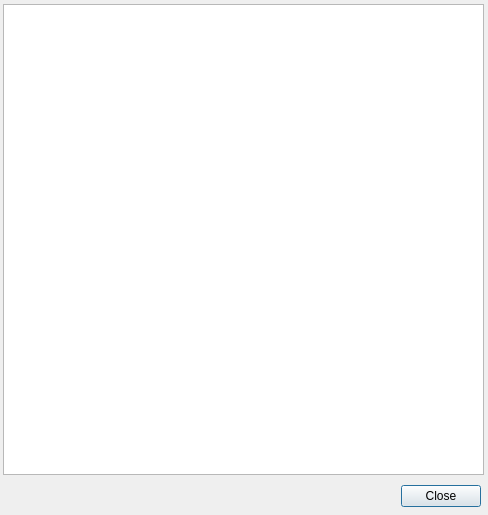
<?xml version="1.0" encoding="UTF-8"?>
<ui version="4.0">
 <class>dialog_info_display</class>
 <widget class="QDialog" name="dialog_info_display">
  <property name="geometry">
   <rect>
    <x>0</x>
    <y>0</y>
    <width>488</width>
    <height>515</height>
   </rect>
  </property>
  <property name="windowTitle">
   <string>Dialog</string>
  </property>
  <widget class="QDialogButtonBox" name="buttonBox">
   <property name="geometry">
    <rect>
     <x>140</x>
     <y>480</y>
     <width>341</width>
     <height>32</height>
    </rect>
   </property>
   <property name="orientation">
    <enum>Qt::Horizontal</enum>
   </property>
   <property name="standardButtons">
    <set>QDialogButtonBox::Close</set>
   </property>
  </widget>
  <widget class="QPlainTextEdit" name="plainTextEdit">
   <property name="geometry">
    <rect>
     <x>3</x>
     <y>4</y>
     <width>481</width>
     <height>471</height>
    </rect>
   </property>
  </widget>
 </widget>
 <resources/>
 <connections>
  <connection>
   <sender>buttonBox</sender>
   <signal>accepted()</signal>
   <receiver>dialog_info_display</receiver>
   <slot>accept()</slot>
   <hints>
    <hint type="sourcelabel">
     <x>248</x>
     <y>254</y>
    </hint>
    <hint type="destinationlabel">
     <x>157</x>
     <y>274</y>
    </hint>
   </hints>
  </connection>
  <connection>
   <sender>buttonBox</sender>
   <signal>rejected()</signal>
   <receiver>dialog_info_display</receiver>
   <slot>reject()</slot>
   <hints>
    <hint type="sourcelabel">
     <x>316</x>
     <y>260</y>
    </hint>
    <hint type="destinationlabel">
     <x>286</x>
     <y>274</y>
    </hint>
   </hints>
  </connection>
 </connections>
</ui>
